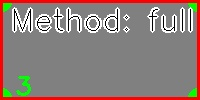
#> input picture debug_coords_full_image.jpg, 200 x 100 px
$ python -i enhancement.py   (imports and definitions only)
#> lines starting #> are read from the running program, lines starting #| are printed output that depends on the picture; after the words box and inside, x2 and y2 are one past the last pixel; in counts of white or black regions, pixels touching at a corner belong together
"""Image enhancement components."""

from __future__ import annotations

import cv2
import numpy as np


class ImageEnhancer:
    """General image enhancement strategies."""

    # [52 lines left out: functions enhance, _enhance_image, _enhance_image_office_lens, not called in this run]


class TextEnhancer:
    """Text-specific enhancement routines."""

    def enhance(self, image: np.ndarray) -> np.ndarray:
        gray = cv2.cvtColor(image, cv2.COLOR_RGB2GRAY)
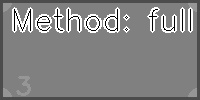
#> gray: shape (100, 200); min 0, max 255, mean 131.9
        kernel = cv2.getStructuringElement(cv2.MORPH_RECT, (2, 2))
        morphed = cv2.morphologyEx(gray, cv2.MORPH_CLOSE, kernel)
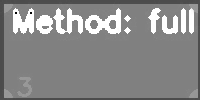
#> morphed: shape (100, 200); min 3, max 255, mean 137.5
        thresh = cv2.adaptiveThreshold(morphed, 255, cv2.ADAPTIVE_THRESH_GAUSSIAN_C, cv2.THRESH_BINARY, 11, 2)
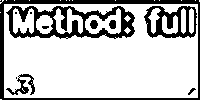
#> thresh: shape (100, 200); 76.4% white; 11 black regions (4 under 20 px), largest, box (x1, y1, x2, y2) and area: (6, 6, 135, 39) 1778, (0, 0, 200, 100) 1740, (144, 6, 197, 38) 826

        image_gray = cv2.cvtColor(image, cv2.COLOR_RGB2GRAY)
        enhanced_text_gray = cv2.bitwise_and(image_gray, thresh)
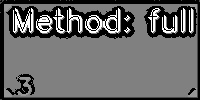
#> enhanced_text_gray: shape (100, 200); min 0, max 255, mean 103
        enhanced_text_color = cv2.cvtColor(enhanced_text_gray, cv2.COLOR_GRAY2RGB)

        alpha = 0.7
        return cv2.addWeighted(image, 1 - alpha, enhanced_text_color, alpha, 0)
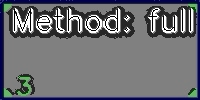
#> returned value: shape (100, 200, 3); mean of channels 0, 1, 2 115.5, 110.2, 108.9; drawn as B, G, R


__all__ = ["ImageEnhancer", "TextEnhancer"]

>>> import cv2
>>> picture = cv2.cvtColor(cv2.imread('../../../debug_coords_full_image.jpg'), cv2.COLOR_BGR2RGB)
>>> result = TextEnhancer().enhance(picture)
